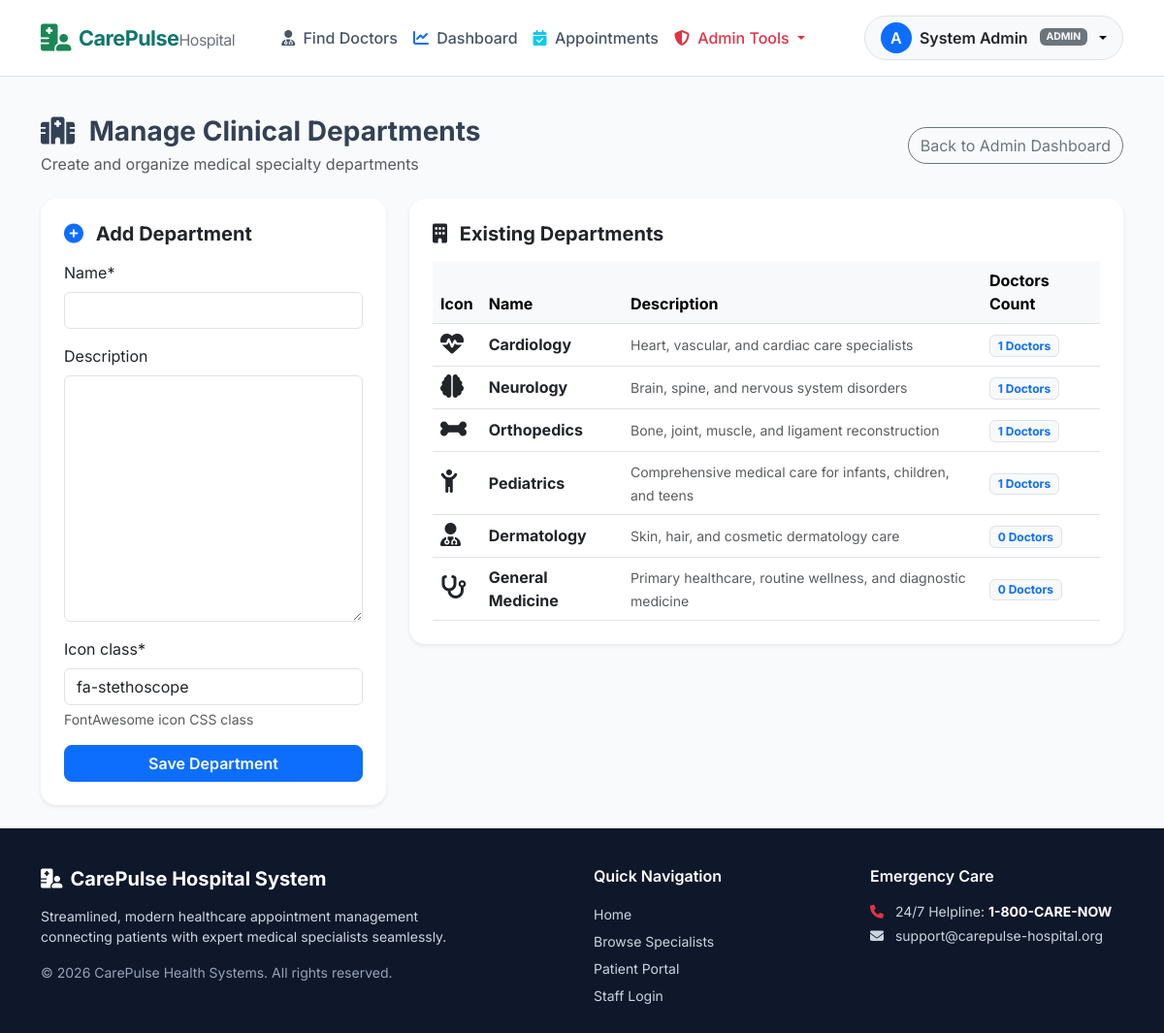
Page /doctors/departments/ (signed in) on the committed database.
### apps/accounts/models.py (models this page shows, shortened)
class CustomUser(AbstractUser):
    ROLE_ADMIN = 'admin'
    ROLE_DOCTOR = 'doctor'
    ROLE_PATIENT = 'patient'
    ROLE_CHOICES = (
        (ROLE_ADMIN, 'Admin'),
        (ROLE_DOCTOR, 'Doctor'),
        (ROLE_PATIENT, 'Patient'),
    )
    GENDER_CHOICES = (
        ('male', 'Male'),
        ('female', 'Female'),
        ('other', 'Other'),
    )
    role = models.CharField(max_length=20, choices=ROLE_CHOICES, default=ROLE_PATIENT)
    phone = models.CharField(max_length=20, blank=True, null=True)
    gender = models.CharField(max_length=10, choices=GENDER_CHOICES, blank=True, null=True)
    date_of_birth = models.DateField(blank=True, null=True)
    @property
    def is_admin(self):
        return self.role == self.ROLE_ADMIN or self.is_superuser
    @property
    def is_doctor(self):
        return self.role == self.ROLE_DOCTOR
    @property
    def is_patient(self):
        return self.role == self.ROLE_PATIENT
    def get_display_name(self):
        full_name = self.get_full_name()
        if full_name:
            return f"Dr. {full_name}" if self.is_doctor else full_name
        return self.username

### apps/doctors/models.py (models this page shows, shortened)
class Department(models.Model):
    name = models.CharField(max_length=100, unique=True)
    description = models.TextField(blank=True, null=True)
    icon_class = models.CharField(max_length=50, default='fa-stethoscope', help_text="FontAwesome icon CSS class")

### apps/doctors/views.py (the view)
# urls.py: path('departments/', views.manage_departments, name='manage_departments'),
@login_required
def manage_departments(request):
    if not request.user.is_admin:
        messages.error(request, "Access restricted to admins.")
        return redirect('core:dashboard_redirect')
    departments = Department.objects.all()
    if request.method == 'POST':
        form = DepartmentForm(request.POST)
        if form.is_valid():
            form.save()
            messages.success(request, "Department added successfully!")
            return redirect('doctors:manage_departments')
    else:
        form = DepartmentForm()
    return render(request, 'doctors/manage_departments.html', {
        'form': form,
        'departments': departments
    })

### apps/doctors/forms.py
class DepartmentForm(forms.ModelForm):
    class Meta:
        model = Department
        fields = ('name', 'description', 'icon_class')

### templates/doctors/manage_departments.html (shortened to what this page needs)
{% extends 'base.html' %}
{% load crispy_forms_tags %}
{% block content %}
<div class="container py-4">
    <div class="d-flex align-items-center justify-content-between mb-4">
        <div>
            <h3 class="fw-bold mb-1"><i class="fa-solid fa-hospital text-teal me-2"></i> Manage Clinical Departments</h3>
            <p class="text-muted mb-0">Create and organize medical specialty departments</p>
        </div>
        <a href="{% url 'core:admin_dashboard' %}" class="btn btn-outline-secondary rounded-pill">Back to Admin Dashboard</a>
    </div>
    <div class="row gy-4">
        <div class="col-lg-4">
            <div class="card custom-card border-0 p-4 rounded-4 shadow-sm">
                <h5 class="fw-bold mb-3"><i class="fa-solid fa-plus-circle text-primary me-2"></i> Add Department</h5>
                <form method="POST">
                    {{ form|crispy }}
                    <div class="d-grid mt-3">
                        <button type="submit" class="btn btn-primary rounded-3 fw-semibold">Save Department</button>
                    </div>
                </form>
            </div>
        </div>
        <div class="col-lg-8">
            <div class="card custom-card border-0 p-4 rounded-4 shadow-sm">
                <h5 class="fw-bold mb-3"><i class="fa-solid fa-building me-2 text-teal"></i> Existing Departments</h5>
                <div class="table-responsive">
                    <table class="table table-hover align-middle mb-0">
                        <thead class="table-light">
                            <tr>
                                <th>Icon</th>
                                <th>Name</th>
                                <th>Description</th>
                                <th>Doctors Count</th>
                            </tr>
                        </thead>
                        <tbody>
                            {% for dept in departments %}
                                <tr>
                                    <td>
                                        <i class="fa-solid {{ dept.icon_class|default:'fa-stethoscope' }} fs-4 text-teal"></i>
                                    </td>
                                    <td class="fw-bold text-dark">{{ dept.name }}</td>
                                    <td><small class="text-muted">{{ dept.description|truncatewords:10 }}</small></td>
                                    <td>
                                        <span class="badge bg-light text-primary border">{{ dept.doctors.count }} Doctors</span>
                                    </td>
                                </tr>
                            {% empty %}
                                <tr>
                                    <td colspan="4" class="text-center py-4 text-muted">No departments created yet.</td>
                                </tr>
                            {% endfor %}
                        </tbody>
                    </table>
                </div>
            </div>
        </div>
    </div>
</div>
{% endblock %}

### templates/base.html (shortened to what this page needs)
<!DOCTYPE html>
<html lang="en">
<head>
    <link href="https://cdn.jsdelivr.net/npm/bootstrap@5.3.0/dist/css/bootstrap.min.css" rel="stylesheet">
    <link rel="stylesheet" href="https://cdnjs.cloudflare.com/ajax/libs/font-awesome/6.4.0/css/all.min.css">
    {% load static %}
    <link rel="stylesheet" href="{% static 'css/style.css' %}">
</head>
<body>
    <nav class="navbar navbar-expand-lg navbar-light bg-white border-bottom sticky-top py-3">
        <div class="container">
            <a class="navbar-brand navbar-brand-custom d-flex align-items-center gap-2" href="{% url 'core:home' %}">
                <i class="fa-solid fa-hospital-user text-success fs-3"></i>
                <span>CarePulse<span class="text-secondary fw-normal fs-6">Hospital</span></span>
            </a>
            <div class="collapse navbar-collapse" id="navbarMain">
                <ul class="navbar-nav me-auto mb-2 mb-lg-0 ms-lg-4">
                    <li class="nav-item">
                        <a class="nav-link" href="{% url 'doctors:doctor_list' %}">
                            <i class="fa-solid fa-user-doctor me-1 text-teal"></i> Find Doctors
                        </a>
                    </li>
                    {% if user.is_authenticated %}
                        <li class="nav-item">
                            <a class="nav-link" href="{% url 'core:dashboard_redirect' %}">
                                <i class="fa-solid fa-chart-line me-1 text-primary"></i> Dashboard
                            </a>
                        </li>
                        <li class="nav-item">
                            <a class="nav-link" href="{% url 'appointments:my_appointments' %}">
                                <i class="fa-solid fa-calendar-check me-1 text-info"></i> Appointments
                            </a>
                        </li>
                        {% if user.is_admin %}
                            <li class="nav-item dropdown">
                                <a class="nav-link dropdown-toggle text-danger" href="#" role="button" data-bs-toggle="dropdown">
                                    <i class="fa-solid fa-shield-halved me-1"></i> Admin Tools
                                </a>
                            </li>
                        {% endif %}
                    {% endif %}
                </ul>
                <div class="d-flex align-items-center gap-3">
                    {% if user.is_authenticated %}
                        <div class="dropdown">
                            <button class="btn btn-light rounded-pill border dropdown-toggle px-3 d-flex align-items-center gap-2" type="button" data-bs-toggle="dropdown">
                                <div class="bg-primary text-white rounded-circle d-flex align-items-center justify-content-center" style="width: 32px; height: 32px; font-weight: 600;">
                                    {{ user.username|slice:":1"|upper }}
                                </div>
                                <span class="fw-semibold text-dark">{{ user.get_display_name }}</span>
                                <span class="badge bg-secondary text-uppercase ms-1" style="font-size: 0.65rem;">{{ user.role }}</span>
                            </button>
                        </div>
                    {% else %}
                        <a href="{% url 'accounts:login' %}" class="btn btn-outline-secondary rounded-pill px-4">Log In</a>
                        <a href="{% url 'accounts:register_patient' %}" class="btn btn-primary rounded-pill px-4 shadow-sm">
                            <i class="fa-solid fa-user-plus me-1"></i> Patient Sign Up
                        </a>
                    {% endif %}
                </div>
            </div>
        </div>
    </nav>
    <main class="main-content">
        {% block content %}{% endblock %}
    </main>
    <footer class="footer-custom mt-auto">
        <div class="container">
            <div class="row gy-4">
                <div class="col-md-5">
                    <h5 class="text-white fw-bold mb-3">
                        <i class="fa-solid fa-hospital-user text-teal me-2"></i>CarePulse Hospital System
                    </h5>
                    <p class="small mb-3 text-light-subtle" style="color: #cbd5e1 !important;">
                        Streamlined, modern healthcare appointment management connecting patients with expert medical specialists seamlessly.
                    </p>
                    <div class="small" style="color: #94a3b8 !important;">&copy; 2026 CarePulse Health Systems. All rights reserved.</div>
                </div>
                <div class="col-md-3 offset-md-1">
                    <h6 class="text-white fw-semibold mb-3">Quick Navigation</h6>
                    <ul class="list-unstyled small lh-lg mb-0">
                        <li><a href="{% url 'core:home' %}" class="text-decoration-none" style="color: #cbd5e1;">Home</a></li>
                        <li><a href="{% url 'doctors:doctor_list' %}" class="text-decoration-none" style="color: #cbd5e1;">Browse Specialists</a></li>
                        <li><a href="{% url 'accounts:register_patient' %}" class="text-decoration-none" style="color: #cbd5e1;">Patient Portal</a></li>
                        <li><a href="{% url 'accounts:login' %}" class="text-decoration-none" style="color: #cbd5e1;">Staff Login</a></li>
                    </ul>
                </div>
                <div class="col-md-3">
                    <h6 class="text-white fw-semibold mb-3">Emergency Care</h6>
                    <p class="small mb-1" style="color: #cbd5e1 !important;"><i class="fa-solid fa-phone me-2 text-danger"></i> 24/7 Helpline: <strong class="text-white">1-800-CARE-NOW</strong></p>
                    <p class="small mb-0" style="color: #cbd5e1 !important;"><i class="fa-solid fa-envelope me-2 text-teal"></i> support@carepulse-hospital.org</p>
                </div>
            </div>
        </div>
    </footer>
</body>
</html>

### static/css/style.css (style rules this page uses)
:root { --primary-color: #0d6efd; --teal-primary: #0f766e; --teal-accent: #14b8a6; --dark-slate: #0f172a; --light-bg: #f8fafc; --card-shadow: 0 10px 25px -5px rgba(15, 23, 42, 0.08), 0 8px 10px -6px rgba(15, 23, 42, 0.04); }
body { font-family: 'Inter', system-ui, -apple-system, BlinkMacSystemFont, 'Segoe UI', Roboto, sans-serif; background-color: var(--light-bg); color: #334155; min-height: 100vh; display: flex; flex-direction: column; }
.main-content { flex: 1; }
.navbar-brand-custom { font-weight: 700; font-size: 1.35rem; color: #0f766e !important; letter-spacing: -0.5px; }
.nav-link { font-weight: 500; color: #475569; }
.custom-card { border: 1px solid rgba(226, 232, 240, 0.8); border-radius: 1rem; background: #ffffff; box-shadow: var(--card-shadow); }
.footer-custom { background-color: var(--dark-slate); color: #e2e8f0; padding: 2.5rem 0 1.5rem 0; margin-top: 4rem; }

### rows in the picture
CustomUser: username "A", get_display_name "System Admin", role "ADMIN"
Department: name "Cardiology", description "Heart, vascular, and cardiac care specialists", doctors.count "1"
Department: name "Neurology", description "Brain, spine, and nervous system disorders", doctors.count "1"
Department: name "Orthopedics", description "Bone, joint, muscle, and ligament reconstruction", doctors.count "1"
Department: name "Pediatrics", description "Comprehensive medical care for infants, children, and teens", doctors.count "1"
Department: name "Dermatology", description "Skin, hair, and cosmetic dermatology care", doctors.count "0"
Department: name "General Medicine", description "Primary healthcare, routine wellness, and diagnostic medicine", doctors.count "0"
